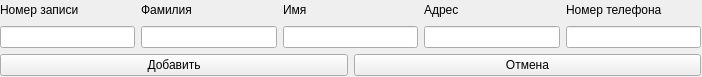
<?xml version="1.0" encoding="UTF-8"?>
<ui version="4.0">
 <class>Add_Phone</class>
 <widget class="QMainWindow" name="Add_Phone">
  <property name="geometry">
   <rect>
    <x>0</x>
    <y>0</y>
    <width>702</width>
    <height>77</height>
   </rect>
  </property>
  <property name="sizePolicy">
   <sizepolicy hsizetype="Fixed" vsizetype="Fixed">
    <horstretch>0</horstretch>
    <verstretch>0</verstretch>
   </sizepolicy>
  </property>
  <property name="minimumSize">
   <size>
    <width>702</width>
    <height>77</height>
   </size>
  </property>
  <property name="maximumSize">
   <size>
    <width>702</width>
    <height>77</height>
   </size>
  </property>
  <property name="windowTitle">
   <string>Добавить в телефонную книгу</string>
  </property>
  <widget class="QWidget" name="centralwidget">
   <widget class="QWidget" name="verticalLayoutWidget">
    <property name="geometry">
     <rect>
      <x>0</x>
      <y>0</y>
      <width>701</width>
      <height>76</height>
     </rect>
    </property>
    <layout class="QVBoxLayout" name="verticalLayout">
     <item>
      <layout class="QHBoxLayout" name="horizontalLayout_2">
       <item>
        <widget class="QLabel" name="label_5">
         <property name="text">
          <string>Номер записи</string>
         </property>
        </widget>
       </item>
       <item>
        <widget class="QLabel" name="label_4">
         <property name="text">
          <string>Фамилия</string>
         </property>
        </widget>
       </item>
       <item>
        <widget class="QLabel" name="label_3">
         <property name="text">
          <string>Имя</string>
         </property>
        </widget>
       </item>
       <item>
        <widget class="QLabel" name="label_2">
         <property name="text">
          <string>Адрес</string>
         </property>
        </widget>
       </item>
       <item>
        <widget class="QLabel" name="label">
         <property name="text">
          <string>Номер телефона</string>
         </property>
        </widget>
       </item>
      </layout>
     </item>
     <item>
      <layout class="QHBoxLayout" name="horizontalLayout">
       <item>
        <widget class="QLineEdit" name="Id_Edit"/>
       </item>
       <item>
        <widget class="QLineEdit" name="Surname_text"/>
       </item>
       <item>
        <widget class="QLineEdit" name="Name_Text"/>
       </item>
       <item>
        <widget class="QLineEdit" name="Adress_text"/>
       </item>
       <item>
        <widget class="QLineEdit" name="Phone_Namber"/>
       </item>
      </layout>
     </item>
     <item>
      <layout class="QHBoxLayout" name="horizontalLayout_3">
       <item>
        <widget class="QPushButton" name="Add_Button">
         <property name="text">
          <string>Добавить</string>
         </property>
        </widget>
       </item>
       <item>
        <widget class="QPushButton" name="Cancel_Button">
         <property name="text">
          <string>Отмена</string>
         </property>
        </widget>
       </item>
      </layout>
     </item>
    </layout>
   </widget>
  </widget>
 </widget>
 <resources/>
 <connections/>
</ui>
